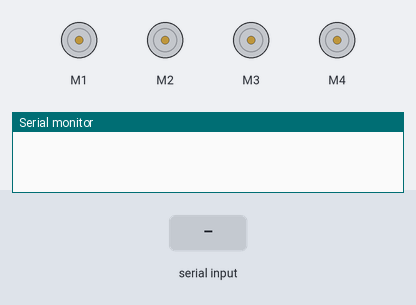
The sketch below on a simulated Arduino Uno, built with avr-gcc and run on an emulated ATmega328P. On the bench: 4 × DC motor (green arrow = forward, orange = backward, longer = faster), the last lines printed to the serial monitor. The test bench sets the inputs (shaded band).

Above: at 1.2 s.
1.3 s: "1" received over Serial
At 1.6 s:
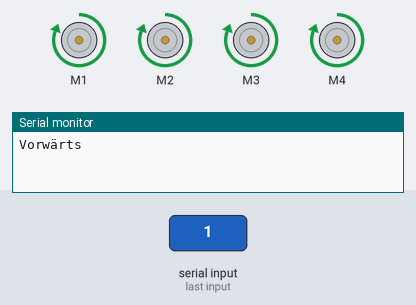
2.8 s: "2" received over Serial
At 3.9 s:
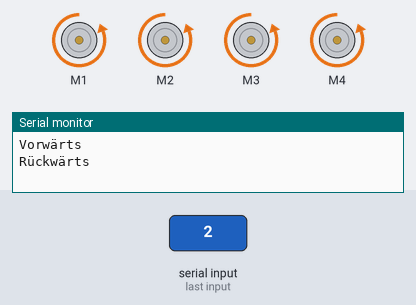
4.3 s: "3" received over Serial
At 4.7 s:
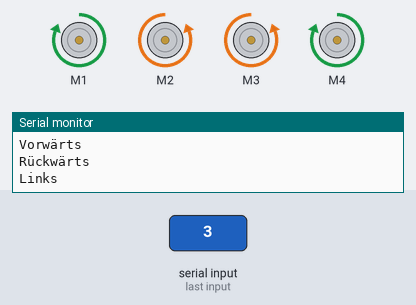
6.3 s: "4" received over Serial
At 6.6 s:
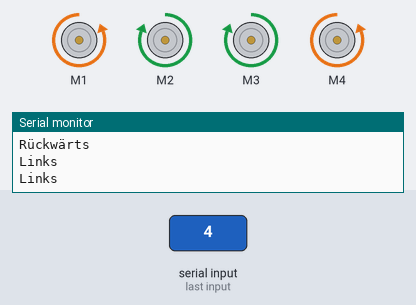
Timing chart, 0 to 9.3 s (numbered marks = the images above; inputs shaded):
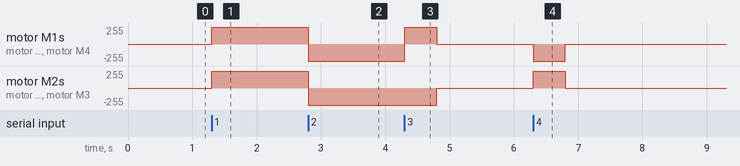

Measured:
- after the input at 1.3 s, motor M1–4: stopped → forward 255/255 at once
- after the input at 2.8 s, motor M1–4: forward 255/255 → backward 255/255 at once
- after the input at 4.3 s, motor M1, motor M4: backward 255/255 → forward 255/255 at once, → stopped 0.50 s later; motor M2, motor M3: backward 255/255 → stopped after 0.50 s
- after the input at 6.3 s, motor M1, motor M4: stopped → backward 255/255 at once, → stopped 0.50 s later; motor M2, motor M3: stopped → forward 255/255 at once, → stopped 0.50 s later

The sketch:

Vier_Motoren_steuern.ino
```cpp
#include <AFMotor.h>
#include <IRremote.hpp>

AF_DCMotor M1(1);
AF_DCMotor M2(2);
AF_DCMotor M3(3);
AF_DCMotor M4(4);


void setup() {
  Serial.begin(9600);

  M1.setSpeed(255);
  M2.setSpeed(255);
  M3.setSpeed(255);
  M4.setSpeed(255);
}

void loop() {


char input = Serial.read();

  switch (input) {
    case '1':
      Serial.println("Vorwärts");
      M1.run(FORWARD);
      M2.run(FORWARD);
      M3.run(FORWARD);
      M4.run(FORWARD);
      break;

    case '2':
      Serial.println("Rückwärts");
      M1.run(BACKWARD);
      M2.run(BACKWARD);
      M3.run(BACKWARD);
      M4.run(BACKWARD);

      break;

    case '3':
      Serial.println("Links");
      M1.run(FORWARD);
      M2.run(BACKWARD);
      M3.run(BACKWARD);
      M4.run(FORWARD);
      delay(500);
      M1.run(RELEASE);
      M2.run(RELEASE);
      M3.run(RELEASE);
      M4.run(RELEASE);
      break;

    case '4':
     Serial.println("Links");
      M1.run(BACKWARD);
      M2.run(FORWARD);
      M3.run(FORWARD);
      M4.run(BACKWARD);
      delay(500);
      M1.run(RELEASE);
      M2.run(RELEASE);
      M3.run(RELEASE);
      M4.run(RELEASE);
      break;

    case '5':
     Serial.println("Stop");
      M1.run(RELEASE);
      M2.run(RELEASE);
      M3.run(RELEASE);
      M4.run(RELEASE);
      delay(1000);
      break;
  }
}
```
